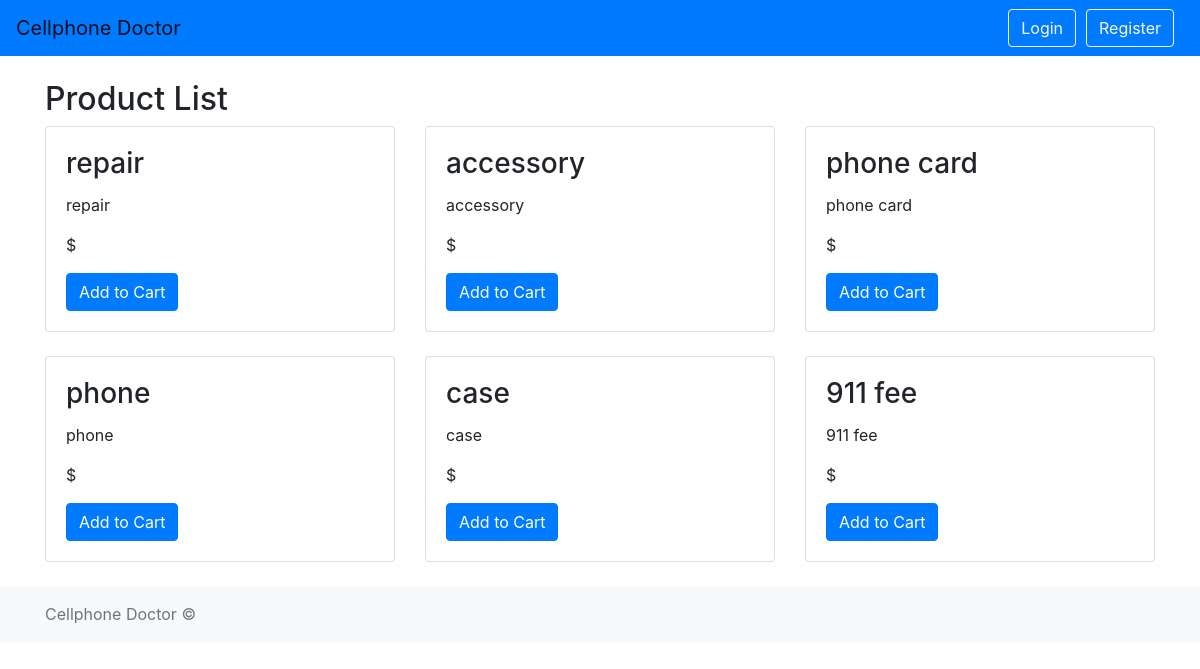
The app's page /shop/ with its own data.
### shop/models.py (models this page shows, shortened)
class Product(models.Model):
    name = models.CharField(max_length=255)
    description = models.TextField()
    product_price = models.DecimalField(max_digits=10, decimal_places=2)
    image = models.ImageField(upload_to='products/', null=True, blank=True)

### shop/views.py (the view)
# urls.py: path('', views.product_list, name='product_list'),
def product_list(request):
    products = Product.objects.all()
    return render(request, 'shop/product_list.html', {'products': products})

### shop/templates/shop/product_list.html
{% extends 'base.html' %}
{% block content %}
  <h2>Product List</h2>
  <div class="row">
    {% for product in products %}
      <div class="col-md-4 mb-4">
        <div class="card">
          <div class="card-body">
            <h3 class="card-title">{{ product.name }}</h3>
            <p class="card-text">{{ product.description }}</p>
            <p class="card-text">${{ product.price }}</p>
            <a href="{% url 'shop:add_to_cart' product.id %}" class="btn btn-primary">Add to Cart</a>
          </div>
        </div>
      </div>
    {% empty %}
      <div class="col-12">
        <p>No products available.</p>
      </div>
    {% endfor %}
  </div>
{% endblock %}

### records on screen
Product: name "repair", description "repair"
Product: name "accessory", description "accessory"
Product: name "phone card", description "phone card"
Product: name "phone", description "phone"
Product: name "case", description "case"
Product: name "911 fee", description "911 fee"
